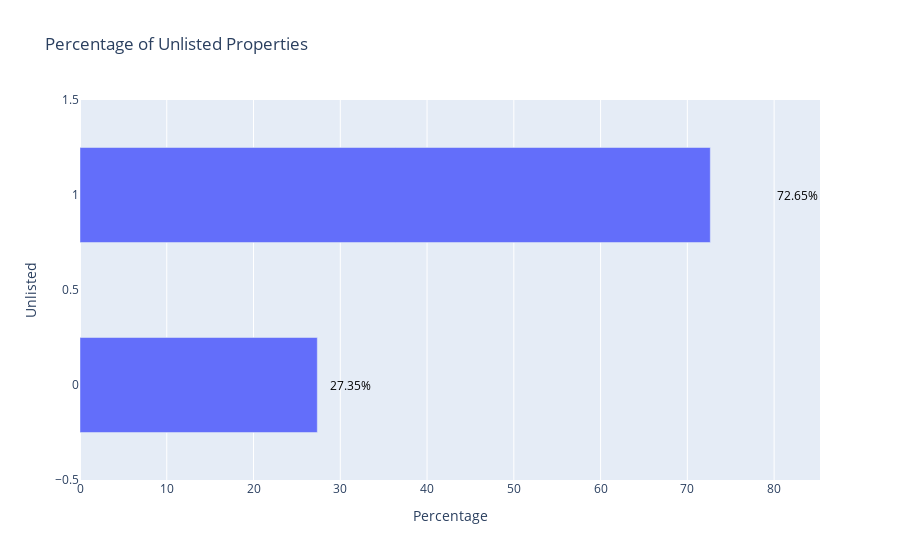

The notebook cell this image was saved under:
### Code cell
tmp_2 = corpora_train.reset_index()
tmp_2 = tmp_2[~ tmp_2['index'].isin(tmp['index'] )]

# Calculate the percentages
unlist_percentages = tmp_2['unlisted'].value_counts(normalize=True) * 100

# Create the bar plot
fig = go.Figure(data=[go.Bar(x=unlist_percentages.values, y=unlist_percentages.index, orientation='h')])
fig.update_layout(title='Percentage of Unlisted Properties',
                    xaxis_title='Percentage',
                    yaxis_title='Unlisted',
                    bargap=0.5) 

# Add percentage labels to the bars
for i, percentage in enumerate(unlist_percentages.values):
    fig.add_annotation(x=percentage, y=unlist_percentages.index[i],
                        text=f"{percentage:.2f}%", showarrow=False,
                        font=dict(color='black'), xshift=1.2 * percentage)

fig.update_layout(showlegend=False)
fig.show()

### Figure 1 — Plotly figure (JSON) as saved in the notebook; plotly's stock layout.template omitted (floating-point values rounded to 4 significant figures)
{"data": [{"orientation": "h", "type": "bar", "x": [72.65, 27.35], "y": [1, 0]}], "layout": {"annotations": [{"font": {"color": "black"}, "showarrow": false, "text": "72.65%", "x": 72.65, "xshift": 87.18, "y": 1}, {"font": {"color": "black"}, "showarrow": false, "text": "27.35%", "x": 27.35, "xshift": 32.82, "y": 0}], "bargap": 0.5, "showlegend": false, "title": {"text": "Percentage of Unlisted Properties"}, "xaxis": {"title": {"text": "Percentage"}}, "yaxis": {"title": {"text": "Unlisted"}}}}
